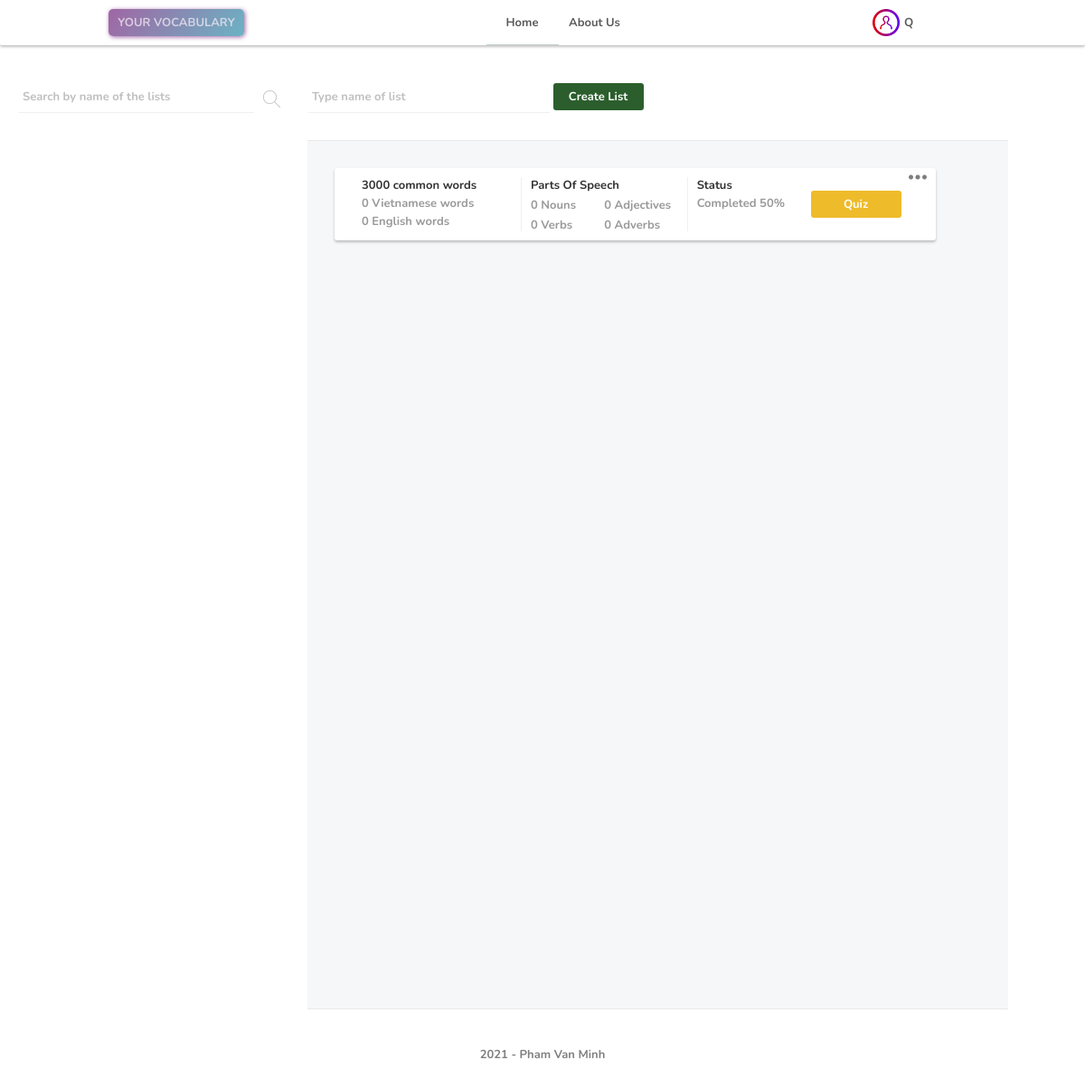
The app's page / (signed in) with its own data.
### model/user.py (models this page shows, shortened)
class User(UserMixin, db.Model):
    __tablename__ = "user"
    user_id = db.Column(db.Integer, primary_key=True)
    username = db.Column(db.String(200), unique=True, nullable=False)
    password = db.Column(db.String(200), unique=True, nullable=False)
    user_type = db.Column(db.Integer)
    inserted_time = db.Column(db.String(50), nullable=False)

### model/list.py (models this page shows, shortened)
class List(db.Model):
    __tablename__ = "list"
    list_id = db.Column(db.Integer, primary_key=True)
    list_name = db.Column(db.String(200), nullable=False)
    description = db.Column(db.String(1000))
    inserted_time = db.Column(db.String(100), nullable=False)
    list_type = db.Column(db.Integer)
    user_id = db.Column(db.Integer, db.ForeignKey("user.user_id"))
    words = db.relationship("Word", backref="list", lazy=True)

### app.py (the view)
@app.route("/", methods=["GET"])
def home_page():
    try:
        user_id = current_user.user_id if current_user.is_authenticated else None
        lists = ListAction.get_all_lists_and_words_quantity(user_id=user_id)
        return render_template("home.html", page="home_page", lists=lists)
    except Exception as ex:
        logging.exception(ex)
        flash("Failed to load the page", ERROR_FLASH_MESSAGE_TYPE)
        return render_template("home.html", page="home_page", lists=[])

### action/list.py (called while the page is built)
    @staticmethod
    def get_lists(user_id, return_type=DICTIONARY_TYPE) -> list:
        if not user_id:
            all_lists = List.query.filter_by(list_type=PUBLIC_LIST_TYPE).all()
        elif UserAction.get_user_type(user_id=user_id) == ADMIN_USER_TYPE:
            all_lists = List.query.all()
        else:
            all_lists = List.query.filter_by(list_type=PUBLIC_LIST_TYPE).all()
            all_lists.extend(List.query.filter_by(user_id=user_id).all())
        if return_type == DICTIONARY_TYPE:
            all_lists = ListSchema().dump(all_lists, many=True)
        return all_lists

    @staticmethod
    def get_all_lists_and_words_quantity(user_id) -> list:
        all_lists = ListAction.get_lists(user_id=user_id)
        all_lists_with_words_quanity = []
        for list_info in all_lists:
            words = Word.query.filter_by(list_id=list_info["list_id"]).all()
            vietnamese_words_quantity = len(
                [i for i in words if i.language_type == VIETNAMESE_LANGUAGE_TYPE]
            )
            list_info.update(
                {
                    "num_viets": vietnamese_words_quantity,
                    "num_engs": len(words) - vietnamese_words_quantity,
                }
            )
            all_lists_with_words_quanity.append(list_info)
        return all_lists_with_words_quanity

### action/user.py (called while the page is built)
    @staticmethod
    def get_user_type(user_id):
        user_obj = User.query.filter_by(user_id=user_id).first()
        if not user_obj:
            raise NotExistException(
                "The user (user_id={}) does not exist".format(user_id)
            )
        return user_obj.user_type

### model/user.py (called while the page is built)
@login_manager.user_loader
def load_user(user_id):
    return User.query.filter_by(user_id=user_id).first()

### templates/home.html (shortened to what this page needs)
{% extends 'base.html' %}
{% block head %}
  <link rel="stylesheet" href="{{ url_for('static', filename='css/home.css') }}">
  <link rel="stylesheet" href="{{ url_for('static', filename='css/card.css') }}">
{% endblock %}
{% block content %}
    <div class="list-and-sidebar-container">
        <div class="sidebar-menu">
            <div class="search-container">
                <input
                    id="list-of-word-lists"
                    placeholder="Search by name of the lists"
                    list="list-of-lists"
                    name="list-of-word-lists"
                    class="input-checkbox"
                    autocomplete="off"
                >
                <button class="search-btn">
                    <img src="/static/public/search.svg">
                </button>
            </div>
        </div>
        <div id="lists-container">
            <div id="general-actions-container">
                <div>
                    <input
                        id="name-of-list-input"
                        placeholder="Type name of list"
                    >
                    <button class="create-a-list-btn save-btn-style">Create List</button>
                </div>
            </div>
            <div class="lists-cards-container">
                {% for list in lists %}
                    <div class="card-of-list" list-id="{{ list.list_id }}" list-name="{{ list.list_name }}">
                        <div class="card-content">
                            <div id="list-basic-info-container">
                                <div class="name-of-list text-overflow-dot">{{ list.list_name }}</div>
                                <div class="property-of-list">
                                    <div>
                                        {{ list.num_viets }} Vietnamese words
                                    </div>
                                    <div>
                                        {{ list.num_engs }} English words
                                    </div>
                                </div>
                            </div>
                            <div id="parts-of-speech-container">
                                <div class="name-of-list text-overflow-dot">Parts Of Speech</div>
                                <div class="property-of-list">
                                    <div>
                                        <div>0 Nouns</div>
                                        <div>0 Adjectives</div>
                                    </div>
                                    <div>
                                        <div>0 Verbs</div>
                                        <div>0 Adverbs</div>
                                    </div>
                                </div>
                            </div>
                            <div id="severity-container">
                                <div class="name-of-list text-overflow-dot">Status</div>
                                <div class="property-of-list">
                                    <div>
                                        Completed 50%
                                    </div>
                                </div>
                            </div>
                        </div>
                        <div class="card-footer">
                            <a class="quiz-list-btn" href="/lesson/{{ list.list_id }}">Quiz</a>
                        </div>
                        <div class="dropdown">
                            <button class="list-more-action-dropbtn"><img src="/static/public/more.png" ></button>
                        </div>
                    </div>
                {% endfor %}
            </div>
        </div>
    </div>
{% endblock %}

### templates/base.html (shortened to what this page needs)
<!DOCTYPE html>
<html lang="en">
<head>
    <link rel="stylesheet" href="{{ url_for('static', filename='css/base.css') }}">
    <link rel="stylesheet" href="{{ url_for('static', filename='css/dialog.css') }}">
    <link rel="stylesheet" href="{{ url_for('static', filename='css/menu.css') }}">
    <link rel="stylesheet" href="{{ url_for('static', filename='css/message.css') }}">
    {% block head %}{% endblock %}
</head>
<body>
    <div class="menu">
        <div class="logo-container">
            <div class="logo">YOUR VOCABULARY</div>
        </div>
        {% if page == "home_page" %}
            <a class="current-page" href="{{ url_for('home_page') }}">Home</a>
        {% else %}
            <a href="{{ url_for('home_page') }}">Home</a>
        {% endif %}
        {% if page == "about_us_page" %}
            <a class="current-page" href="#">About Us</a>
        {% else %}
            <a href="#">About Us</a>
        {% endif %}
        <div class="user-action">
            {% if current_user.is_authenticated %}
                {% if page == "profile_page" %}
                    <a class="img-account-link current-page" href="{{ url_for('profile_page') }}">
                        <img class="img-account" src="/static/public/account.png">
                    </a>
                {% else %}
                    <a class="img-account-link" href="{{ url_for('profile_page') }}">
                        <img class="img-account" src="/static/public/account.png">
                    </a>
                {% endif %}
                <div class="dropdown">
                    <a class="account-dropbtn">{{ current_user.username }}</a>
                </div>
            {% else %}
                <a class="register-action" data-modal="register-dialog">Register</a>
                <a class="login-action">Login</a>
            {% endif %}
        </div>
    </div>
    <div class="content">
        {% block content %}{% endblock %}
    </div>
    <footer>
        2021 - Pham Van Minh
    </footer>
</body>
</html>

### static/css/base.css (style rules this page uses)
:root { --element-header-size: 100px; --main-color: #124040; --dark-main-color: #0c2828; --rgba-dark-main-color-25: rgba(26,64,64,0.25); --rgba-dark-main-color-50: rgba(26,64,64,0.5); --error-color: #EB6057; --success-color: #59B987; --font-size-small: 13px; --color-black: rgba(35, 37, 36, 0.75); --color-white-purple: rgba(241, 234, 241, 0.75); --border-color: rgba(114, 111, 111, 0.1); --scale-proportion: scale(1.02); --scale-time: .2s; --btn-background-purple: linear-gradient(125deg, rgb(218, 198, 219) 0%, rgb(201, 219, 223) 100%); --font-family-montserrat: 'Montserrat', sans-serif; --font-family-monospace: 'Source Code Pro', monospace; --font-family: 'Nunito', sans-serif; --font-weight: 700; --color-black-general: rgba(0, 0, 0, 0.5); }
body { min-width: 600px; margin: 0; font-family: var(--font-family); font-size: var(--font-size-small); font-weight: var(--font-weight); color: var(--color-black-general); }
.logo { width: var(--element-header-size); height: var(--element-header-size); }
.content { min-height: 600px; }
footer { font-size: var(--font-size-small); height: 100px; text-align: center; line-height: 100px; color:rgba(0, 0, 0, 0.5); }
button { height: 30px; width: 100px; background: rgba(65, 106, 219, 0.9); border: none; border-radius: 3px; color: white; font-size: var(--font-size-small); font-weight: var(--font-weight); font-family: var(--font-family); }
input { color: var(--color-black-general); height: 30px; border-radius: 2px 0 0 2px; border: none; border-bottom: 1px solid var(--border-color); padding: 2px 5px; font-size: var(--font-size-small); font-family: var(--font-family); font-weight: var(--font-weight); }
::placeholder { color:rgba(0, 0, 0, 0.25); }
.text-overflow-dot { white-space: nowrap; overflow: hidden; text-overflow: ellipsis }
a { text-decoration: none; }
.save-btn-style { background: rgb(43,94,44); }

### static/css/menu.css (style rules this page uses)
.menu { height: 50px; line-height: 50px; width: 100%; min-width: 600px; border-radius: 2px; display: flex; color: rgba(35, 37, 36, 0.75); font-size: var(--font-size-small); position: fixed; background-color: white; z-index: 10; box-shadow: rgba(0, 0, 0, 0.24) 0px 2px 3px; }
.menu a { color: inherit; display: block; width: 80px; text-align: center; text-decoration: none; }
.menu div.user-action { display: flex; flex-grow: 2; justify-content: flex-end; padding-right: 10%; }
.menu .logo-container { display: flex; flex-grow: 2; padding-left: 10%; }
.menu .logo { width: 150px; margin: 10px 0; height: 30px; line-height: 30px; text-align: center; color: var(--color-white-purple); border-radius: 5px; background: linear-gradient(125deg, rgba(160,102,164,1) 0%, rgba(107,179,196,1) 100%); box-shadow: 1px 1px 5px rgba(160,102,164,1); }
.menu .current-page { border-bottom: 1px solid var(--rgba-dark-main-color-25); }
.img-account { height: 30px; width: 30px; margin: 10px 0; }
.menu .img-account-link { width: 30px; }
.dropdown a { text-align: left; text-transform:capitalize; padding-left: 5px; }

### static/css/home.css (style rules this page uses)
.search-container { height: 40px; width: 100%; display: flex; margin-bottom: 20px; }
.search-container input { width: 90%; height: 30px; border-radius: 2px 0 0 2px; border: none; border-bottom: 1px solid var(--border-color); padding: 2px 5px; font-size: var(--font-size-small); }
.search-btn { height: 40px; width: 40px; border-radius: 0 2px 2px 0; background: white; padding: 10px; opacity: 0.25; }
.list-and-sidebar-container { display: flex; }
.sidebar-menu { width: 25%; min-width: 300px; padding: 90px 20px; }
#name-of-list-input { width: 30%; }
#lists-container { width: 100%; }
#general-actions-container { padding-top: 90px; }
.lists-cards-container { width: 75%; flex-wrap: wrap; margin-top: 30px; padding: 30px; padding-right: 100px; min-height: 900px; max-height: 900px; background: rgb(246,247,248); overflow: auto; border-top: 1px solid var(--border-color); border-bottom: 1px solid var(--border-color); }

### records on screen
User: username "Q"
List: list_name "3000 common words", num_viets "0", num_engs "0"
